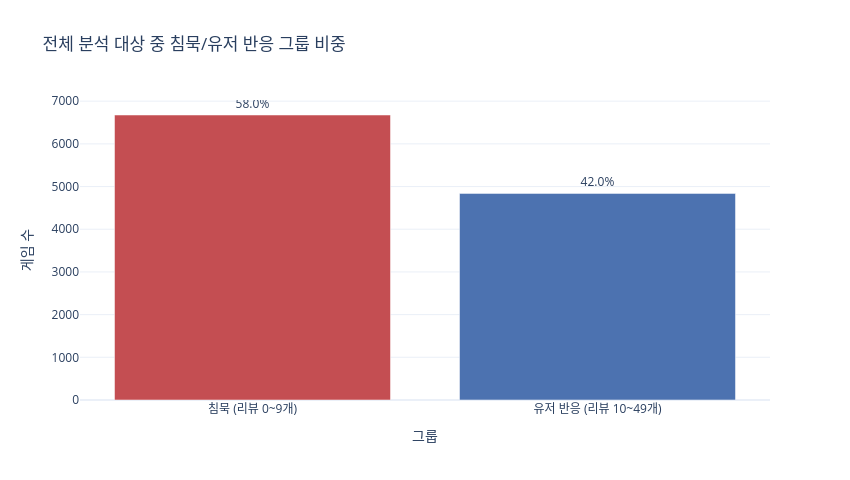

The notebook cell this image was saved under:
### Code cell
fig = px.bar(
    group_summary,
    x="response_group",
    y="game_count",
    color="response_group",
    color_discrete_map=GROUP_COLOR,
    text="ratio",
    title="전체 분석 대상 중 침묵/유저 반응 그룹 비중",
    labels={"response_group": "그룹", "game_count": "게임 수"},
    category_orders={"response_group": GROUP_ORDER},
)
fig.update_traces(texttemplate="%{text:.1f}%", textposition="outside")
fig.update_layout(template="plotly_white", showlegend=False, width=850, height=480)
fig.show()

### Figure 1 — Plotly figure (JSON) as saved in the notebook; plotly's stock layout.template omitted (floating-point values rounded to 4 significant figures)
{"data": [{"hovertemplate": "그룹=%{x}<br>게임 수=%{y}<br>ratio=%{text}<extra></extra>", "legendgroup": "침묵 (리뷰 0~9개)", "marker": {"color": "#C44E52", "pattern": {"shape": ""}}, "name": "침묵 (리뷰 0~9개)", "orientation": "v", "showlegend": true, "text": [57.97], "textposition": "outside", "texttemplate": "%{text:.1f}%", "type": "bar", "x": ["침묵 (리뷰 0~9개)"], "xaxis": "x", "y": [6676], "yaxis": "y"}, {"hovertemplate": "그룹=%{x}<br>게임 수=%{y}<br>ratio=%{text}<extra></extra>", "legendgroup": "유저 반응 (리뷰 10~49개)", "marker": {"color": "#4C72B0", "pattern": {"shape": ""}}, "name": "유저 반응 (리뷰 10~49개)", "orientation": "v", "showlegend": true, "text": [42.03], "textposition": "outside", "texttemplate": "%{text:.1f}%", "type": "bar", "x": ["유저 반응 (리뷰 10~49개)"], "xaxis": "x", "y": [4840], "yaxis": "y"}], "layout": {"barmode": "relative", "height": 480, "legend": {"title": {"text": "그룹"}, "tracegroupgap": 0}, "showlegend": false, "title": {"text": "전체 분석 대상 중 침묵/유저 반응 그룹 비중"}, "width": 850, "xaxis": {"anchor": "y", "categoryarray": ["침묵 (리뷰 0~9개)", "유저 반응 (리뷰 10~49개)"], "categoryorder": "array", "domain": [0, 1], "title": {"text": "그룹"}}, "yaxis": {"anchor": "x", "domain": [0, 1], "title": {"text": "게임 수"}}}}
